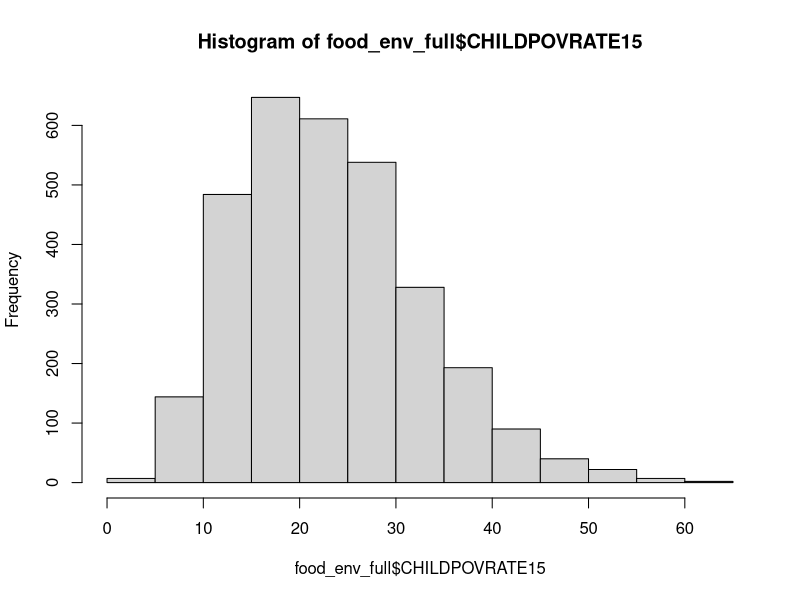
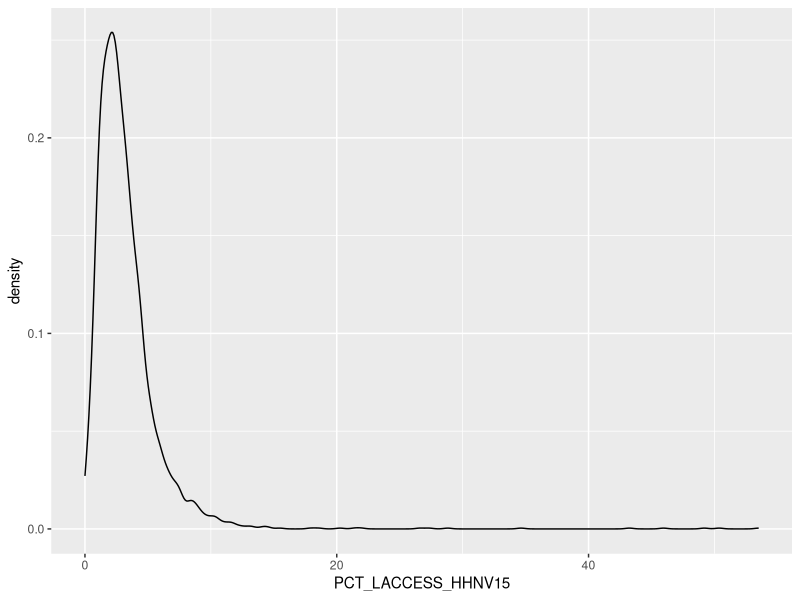
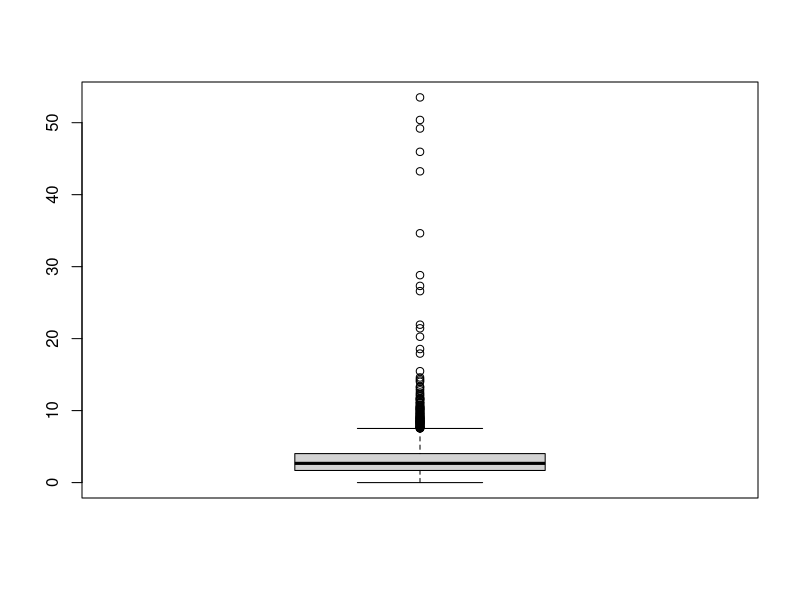
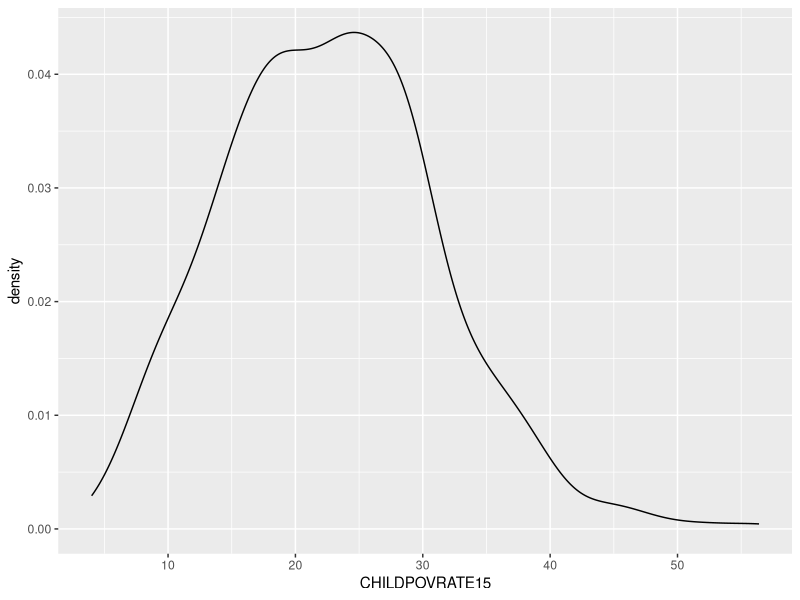
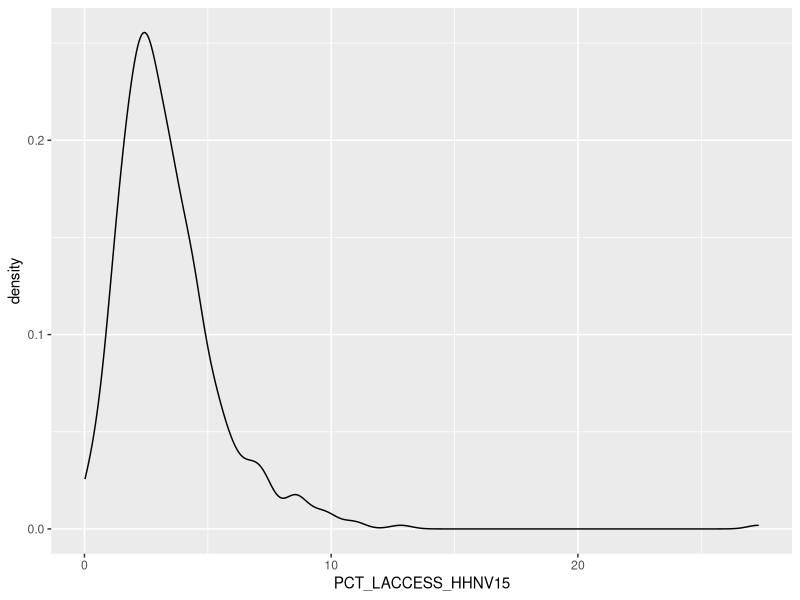
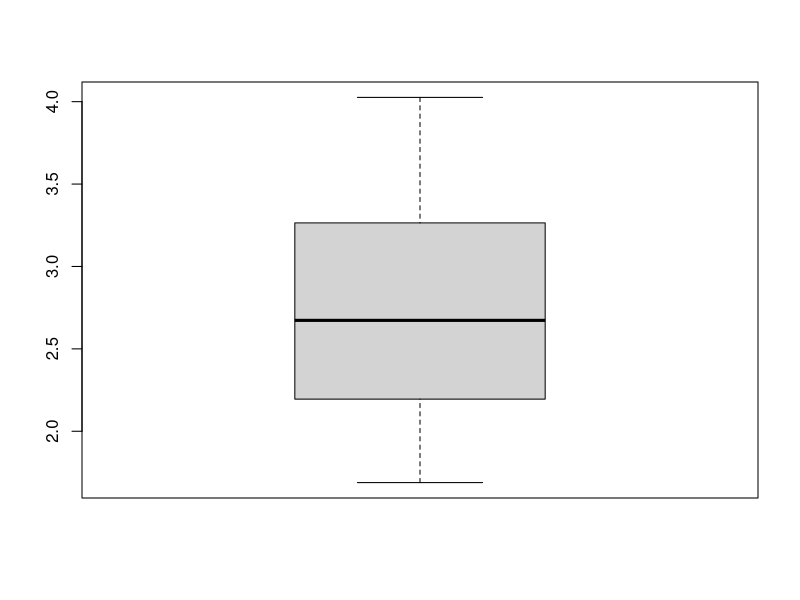
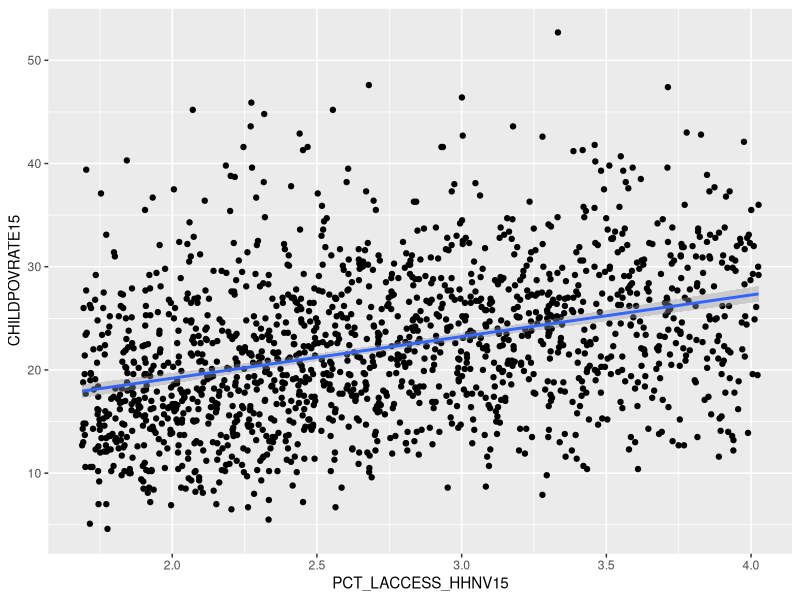

Reproduce these figures in R, in order.
## ---- chunk 1
knitr::opts_chunk$set(echo = TRUE)
library(tidyverse)
## ---- chunk 2
#A.1
food_env <- read.csv("EDA_assignment_dataset.csv")

#A.2
summary(food_env)

#A.3
food_env_full <- drop_na(food_env)
droppedRows <- as.numeric(nrow(food_env) - nrow(food_env_full))
print(paste("The number of dropped rows is", droppedRows))

#A.4
food_env_full$METRO13 <- as.logical(food_env_full$METRO13)
print(paste("The data type of METRO13 is", typeof(food_env_full$METRO13)))
## ---- chunk 3
#B.5
summary_stats <- function(data) {
  print(paste("Minimum:", min(data)))
  print(paste("Maximum:", max(data)))
  print(paste("Mean:", mean(data)))
  print(paste("Median:", median(data)))
  print(paste("Standard Deviation:", sd(data)))
}
print("Child poverty rate statistics")
print(summary_stats(food_env_full$CHILDPOVRATE15))

hist(food_env_full$CHILDPOVRATE15)

#B.6
ggplot(food_env_full, aes(x=PCT_LACCESS_HHNV15)) + geom_density()
boxplot(food_env_full$PCT_LACCESS_HHNV15)

#B.7
food_env_5_states <- food_env_full %>% filter(State %in% c("VA",
                                                        "IL",
                                                        "MI",
                                                        "AR",
                                                        "OH"))

#B.8
food_env_5_states %>% group_by(State) %>% summarize(minimumPOV = min(CHILDPOVRATE15),
                                                    maximumPOV = max(CHILDPOVRATE15),
                                                    meanPOV = mean(CHILDPOVRATE15),
                                                    medianPOV = median(CHILDPOVRATE15),
                                                    standard_deviationPOV = sd(CHILDPOVRATE15),
                                                    minimumACC = min(PCT_LACCESS_HHNV15),
                                                    maximumACC = max(PCT_LACCESS_HHNV15),
                                                    meanACC = mean(PCT_LACCESS_HHNV15),
                                                    medianACC = median(PCT_LACCESS_HHNV15),
                                                    standard_deviationACC = sd(PCT_LACCESS_HHNV15))

#B.9
ggplot(food_env_5_states, aes(CHILDPOVRATE15)) + geom_density()
ggplot(food_env_5_states, aes(PCT_LACCESS_HHNV15)) + geom_density()
print("Poverty rate is normally distributed while access is right skewed")
## ---- chunk 4
#C.10
summary(food_env_full$PCT_LACCESS_HHNV15)
OutliersRemoved <- food_env_full %>% filter(PCT_LACCESS_HHNV15>=1.687 & PCT_LACCESS_HHNV15<=4.026)
boxplot(OutliersRemoved$PCT_LACCESS_HHNV15)
print("The data is no longer skewed in comparison to the boxplot created in question 6.")

#C.11
ggplot(OutliersRemoved, aes(PCT_LACCESS_HHNV15, CHILDPOVRATE15)) + 
  geom_point()+ 
  geom_smooth(method=lm)

#C.12
linearModel <- lm(CHILDPOVRATE15~PCT_LACCESS_HHNV15, OutliersRemoved)
summary(linearModel)
print("The relationship is significant but not strong.")
print("Parental education level and ethnic classification are likely better predictors of child poverty rate.")
